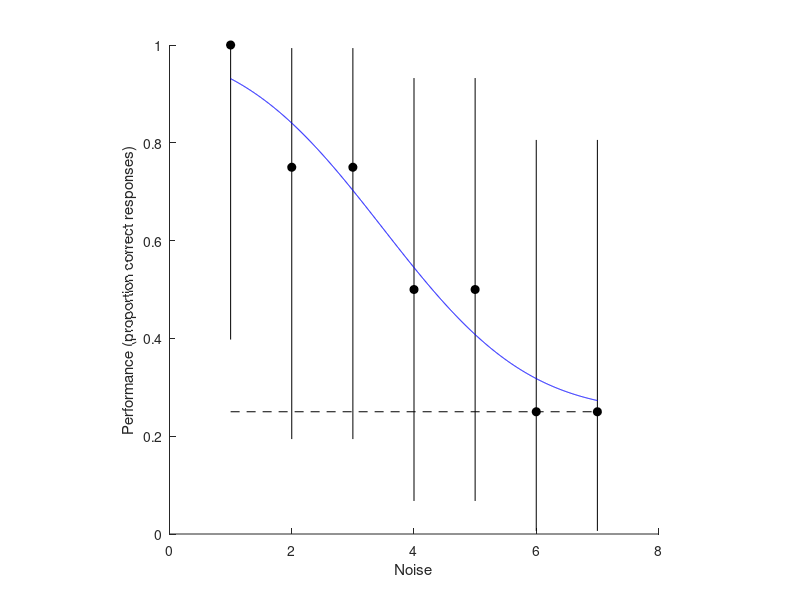

The MATLAB script that drew this image:
% Columns are stimulus noise, 1 to 7 with noise increasing from
% L to R. Rows are experimental subject.
DATA = [1	1	1	1	1	0	0;
        1	0	0	0	0	1	0;
        1	1	1	0	0	0	1;
        1	1	1	1	1	0	0];
NOISE = 1:7;
NOISE_ = linspace(min(NOISE),max(NOISE),1000);
SUBJECT = transpose(1:6);
POLARITY = -1;

% Define functions used in the fit, including fnBound() which is used
% to determine the sensible range of fitted parameters.
fnBound = @(bhat) 1/(eps+double((bhat(1) > 2) & (bhat(1) < 6) & (bhat(2) > 0) & (bhat(2) < 3)));
fnPsychometric = @(mu,sd,x) 0.25 + 0.375*(1 + erf((x-mu)/(sd*sqrt(2))));
fnCost = @(bhat) sum(power(fnPsychometric(bhat(1),bhat(2),max(NOISE) - NOISE) - mean(DATA,1),2)) * fnBound(bhat);

% This is a multi-start procedure. We perform the fit 1000 times, using
% different starting parameters each time, and keep track of which of those
% multi-starts ultimately produces the best fit.
best_fval = 1/eps;
for iistart = 1:1000
  BHAT0 = [3 1];
  if (iistart > 1)
    BHAT0 = [2+4*rand() 3*rand()];
  end
  [bhat,fval] = fminsearch(fnCost, BHAT0);
  if (fval < best_fval)
    best_fval = fval;
    best_bhat = bhat;
  end
end

figure; hold on
plot(NOISE, mean(DATA,1), 'ok', 'MarkerFaceColor', 'black');
% Confidence intervals at each level of noise...
for ii = 1:length(NOISE)
  [~,pci] = binofit(sum(DATA(:,ii)), size(DATA,1));
  plot([ii ii], pci, '-k')
end
% Plot fitted psychometric function
PM_ = fnPsychometric(best_bhat(1),best_bhat(2),max(NOISE_) - NOISE_);
plot(NOISE_, PM_, '-b')
plot([min(NOISE) max(NOISE)], [0.25 0.25], '--k')
axis square
axis([0 length(NOISE)+1 0 1])
xlabel('Noise')
ylabel('Performance (proportion correct responses)')

% Determine threshold, that is, where the fitted function = 0.75
% plot(NOISE_(max(find(PM_ > 0.75))), 0.75, 'sb', 'MarkerFaceColor', 'blue')

